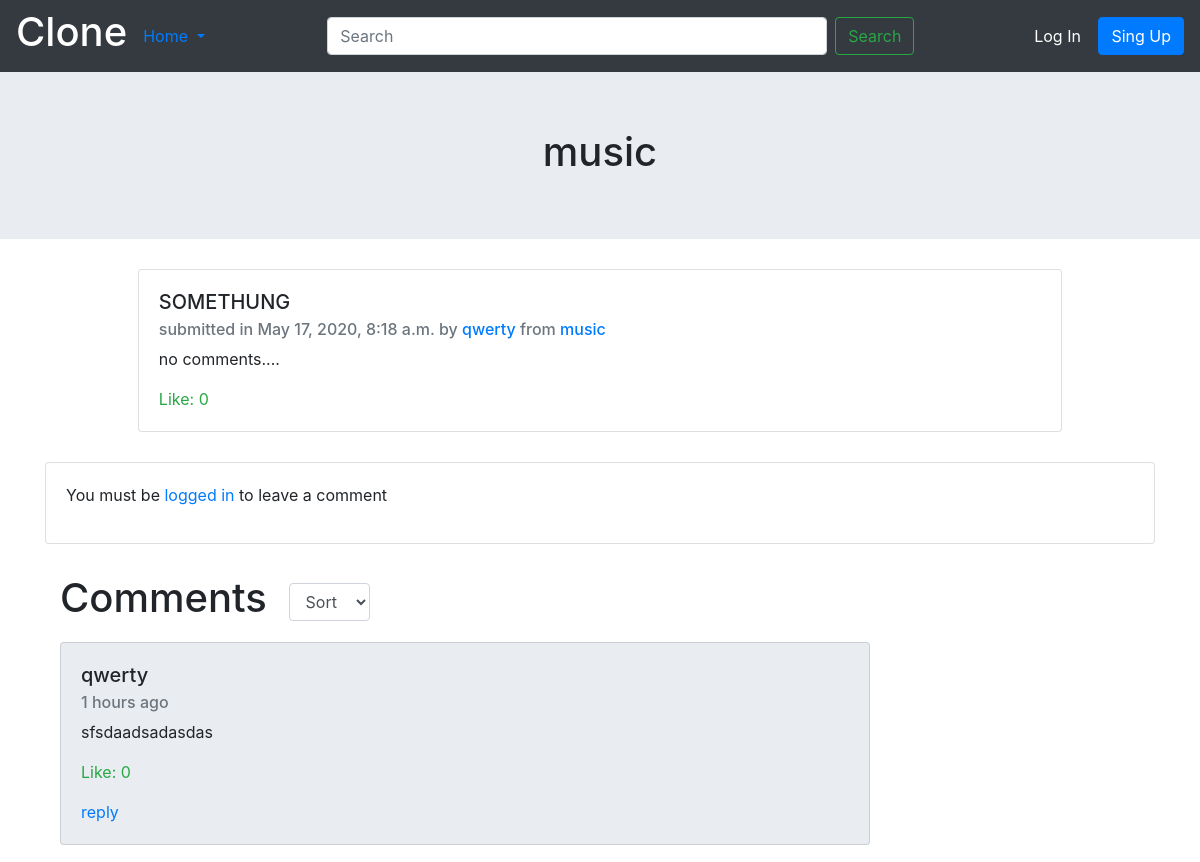
The page /article/12/ on the database its author committed.
### reddit/models.py (models this page shows, shortened)
class ArticlesModel(models.Model):
    title = models.CharField(max_length=255)
    description = models.TextField(blank=False)
    created = models.DateTimeField(auto_now_add=True)
    user = models.ForeignKey(User,on_delete=models.CASCADE)
    group = models.ForeignKey(LinkModel, null=True, blank=True, on_delete=models.CASCADE)
    likes = models.ManyToManyField(User, blank=True, related_name='likes')

class LinkModel(models.Model):
    subbeddit = models.CharField(max_length=255)
    def __str__(self):
        return self.subbeddit

class CommentsModel(models.Model):
    text = models.TextField()
    created = models.DateTimeField(auto_now_add=True)
    article_id = models.IntegerField(null=True, blank=True)
    user = models.ForeignKey(User, on_delete=models.CASCADE)
    likes = models.ManyToManyField(User, related_name='comments_likes', blank=True)
    def get_date(self):
        time = datetime.now()
        if self.created.day == time.day:
            return str(time.hour - self.created.hour) + " hours ago"
        else:
            if self.created.month == time.month:
                return f"{time.day - self.created.day} days ago"
            else:
                if self.created.year == time.year:
                    return f"{time.month - self.created.month} months ago"
        return self.created

### reddit/views.py (the view, shortened to what this page needs)
# urls.py: path('article/<int:article_id>/', article_view, name='article_view'),
def article_view(request, article_id):
    current_article = get_object_or_404(ArticlesModel, pk=article_id)
    new_comment = CommentsForm()
    if request.method == 'GET':
        current_comments = CommentsModel.objects.filter(article_id=article_id)
        return render(request, 'article_detail.html', {'current_article': current_article, 'current_comments': current_comments, 'comment': new_comment})

### reddit/forms.py
class CommentsForm(ModelForm):
    class Meta:
        model = CommentsModel
        widgets = {
            'text': Textarea(attrs={'class': "form-control", 'id': "exampleFormControlTextarea1", 'rows': "3", 'placeholder': "Comments here..."}),
        }
        fields = ['text']

### templates/article_detail.html (shortened to what this page needs)
{% extends 'base.html' %}
{% block content %}
    <section style="background: rgb(233, 236, 240);">
        <div class="container">
            <div class="d-flex justify-content-center">
                <h1 style="padding: 5%;">{{ current_article.group }}</h1>
            </div>
        </div>
    </section>
    <section style="margin-top: 2.5%;">
        <div class="cotainer">
            <div class="col-md-12 d-flex justify-content-center">
                <div class="card d-flex" style="width: 79%;">
                    <div class="card-body">
                        <h5 class="card-title">{{ current_article.title }}</h5>
                        <h6 class="card-subtitle mb-2 text-muted">submitted in {{ current_article.created }} by <a href="{% url 'profile_view' current_article.user %}">{{ current_article.user }}</a> from <a href="{% url 'links' current_article.group %}">{{ current_article.group }}</a></h6>
                        <p class="card-text">{{ current_article.description }}</p>
                        <p style="margin-top: 1.5%;" class="card-text text-success">Like: {{ current_article.likes.count }}</p>
                    </div>
                </div>
            </div>
        </div>
    </section>
    <section style="margin-top: 2.5%;">
        <div class="container">
                <div style="padding: 0;" class="col-md-12 card d-flex justify-content-center">
                    <div class="card-body">
                        {% if user.is_authenticated %}
                            <form method="POST">
                                {% csrf_token %}
                                <div class="form-group">
                                    {{ comment.text }}
                                </div>
                                <button class="btn btn-primary auth-req" type="submit">Submit</button>
                            </form>
                        {% else %}
                            <p>You must be <a href="{% url 'loginuser' %}">logged in</a> to leave a comment</p>
                        {% endif %}
                    </div>
                </div>
        </div>
    </section>
    <section style="margin-top: 2.5%;">
        <div class="container">
            <div class="col-md-12">
                <div class="d-flex">
                    <h1>Comments</h1>
                    <span style="margin: auto 2%">
                        <form method="POST">
                            <select name="comments_sort" class="form-control" id="exampleFormControlSelect1" onChange="form.submit();">
                                <option value="sort" hidden selected>Sort</option>
                            </select>
                        </form>
                    </span>
                </div>
            </div>
        </div>
    </section>
    <section style="margin-top: 1%;">
        <div class="container">
            <div class="col-md-12">
                {% for comment in current_comments %}
                    <div class="card d-flex" style="background: rgb(233, 236, 240); width: 75%; margin-bottom: 1.5%;">
                        <div class="card-body">
                            <h5 class="card-title">{{ comment.user }}</h5>
                            <h6 class="card-subtitle mb-2 text-muted">{{ comment.get_date }}</h6>
                            <p class="card-text">{{ comment.text }}</p>
                            <p style="margin-top: 1.5%;" class="card-text text-success">Like: {{ comment.likes.count }}</p>
                            <a class="btn-link" href="#">reply</a>
                        </div>
                    </div>
                {% endfor %}
            </div>
        </div>
    </section>
{% endblock content %}

### rows shown on the page
ArticlesModel: group "music", title "SOMETHUNG", created "May 17, 2020, 8:18 a.m.", user "qwerty", description "no comments....", likes.count "0"
CommentsModel: user "qwerty", get_date "1 hours ago", text "sfsdaadsadasdas", likes.count "0"
